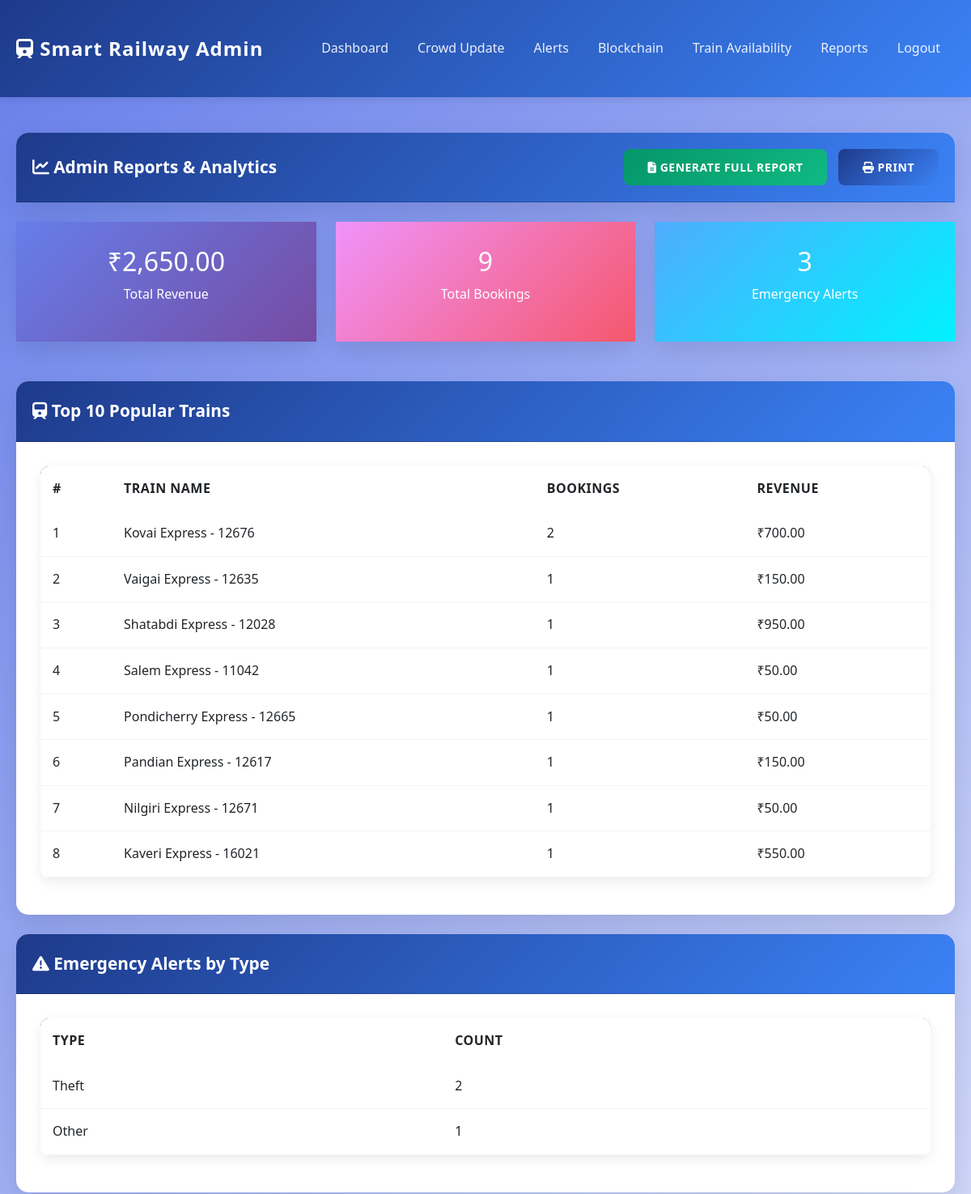
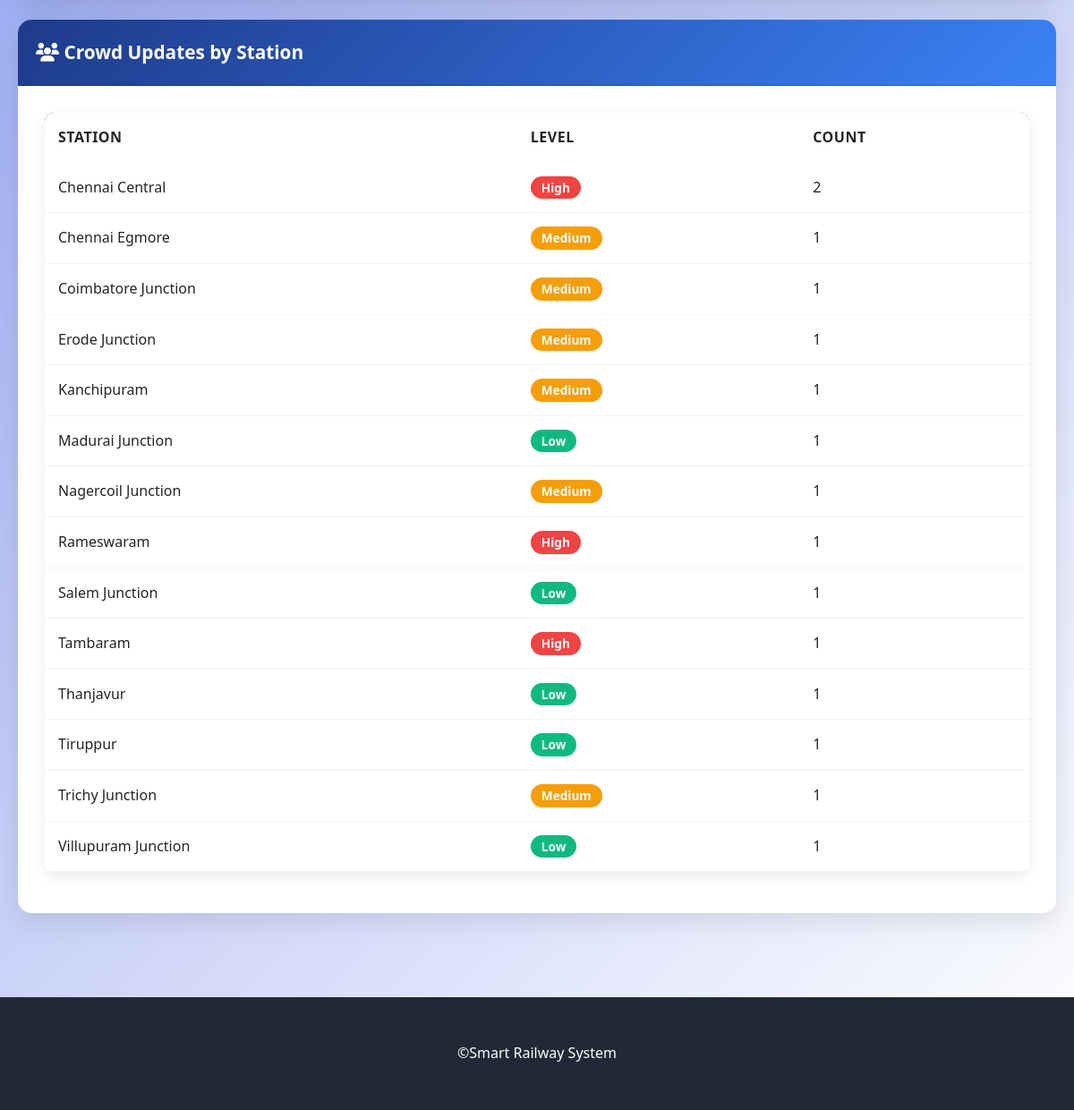
The app's page /admin/reports (signed in) with its own data (2 pictures, top to bottom).
### tables this page shows
CREATE TABLE ticket_bookings
                     (id INTEGER PRIMARY KEY AUTOINCREMENT,
                      passenger_name TEXT NOT NULL,
                      age INTEGER,
                      gender TEXT,
                      phone TEXT NOT NULL,
                      email TEXT,
                      from_station TEXT NOT NULL,
                      to_station TEXT NOT NULL,
                      journey_date TEXT NOT NULL,
                      train_name TEXT,
                      ticket_price REAL,
                      booking_time TIMESTAMP DEFAULT CURRENT_TIMESTAMP,
                      pnr_number TEXT UNIQUE,
                      blockchain_hash TEXT);

### app.py (the view)
@app.route('/admin/reports')
def admin_reports():
    if not session.get('admin_logged_in'):
        return redirect(url_for('admin_login'))
    conn = get_db()
    today = datetime.now()
    last_month = today - timedelta(days=30)
    crowd_by_station = conn.execute('''
        SELECT station_name, crowd_level, COUNT(*) as count
        FROM crowd_updates
        WHERE update_time >= ?
        GROUP BY station_name, crowd_level
        ORDER BY count DESC
    ''', (last_month,)).fetchall()
    emergency_by_type = conn.execute('''
        SELECT emergency_type, COUNT(*) as count
        FROM emergency_alerts
        WHERE alert_time >= ?
        GROUP BY emergency_type
        ORDER BY count DESC
    ''', (last_month,)).fetchall()
    bookings_by_date = conn.execute('''
        SELECT DATE(booking_time) as date, COUNT(*) as count, SUM(ticket_price) as revenue
        FROM ticket_bookings
        WHERE booking_time >= ?
        GROUP BY DATE(booking_time)
        ORDER BY date DESC
    ''', (last_month,)).fetchall()
    popular_trains = conn.execute('''
        SELECT train_name, COUNT(*) as bookings, SUM(ticket_price) as revenue
        FROM ticket_bookings
        WHERE booking_time >= ?
        GROUP BY train_name
        ORDER BY bookings DESC
        LIMIT 10
    ''', (last_month,)).fetchall()
    women_alerts_stats = conn.execute('''
        SELECT status, COUNT(*) as count
        FROM women_safety_alerts
        WHERE alert_time >= ?
        GROUP BY status
    ''', (last_month,)).fetchall()
    total_revenue = conn.execute('''
        SELECT SUM(ticket_price) as total
        FROM ticket_bookings
        WHERE booking_time >= ?
    ''', (last_month,)).fetchone()['total'] or 0
    total_bookings = conn.execute('''
        SELECT COUNT(*) as count
        FROM ticket_bookings
        WHERE booking_time >= ?
    ''', (last_month,)).fetchone()['count']
    total_alerts = conn.execute('''
        SELECT COUNT(*) as count
        FROM emergency_alerts
        WHERE alert_time >= ?
    ''', (last_month,)).fetchone()['count']
    conn.close()
    return render_template('admin_reports.html',
                         crowd_by_station=crowd_by_station,
                         emergency_by_type=emergency_by_type,
                         bookings_by_date=bookings_by_date,
                         popular_trains=popular_trains,
                         women_alerts_stats=women_alerts_stats,
                         total_revenue=total_revenue,
                         total_bookings=total_bookings,
                         total_alerts=total_alerts,
                         last_month=last_month.strftime('%Y-%m-%d'),
                         today=today.strftime('%Y-%m-%d'))

### app.py (called while the page is built)
def get_db():
    conn = sqlite3.connect('railway.db')
    conn.row_factory = sqlite3.Row
    return conn

### templates/admin_reports.html (shortened to what this page needs)
<!DOCTYPE html>
<html lang="en">
<head>
    <link href="https://cdn.jsdelivr.net/npm/bootstrap@5.3.0/dist/css/bootstrap.min.css" rel="stylesheet">
    <link rel="stylesheet" href="https://cdnjs.cloudflare.com/ajax/libs/font-awesome/6.4.0/css/all.min.css">
    <link rel="stylesheet" href="{{ url_for('static', filename='css/style.css') }}">
</head>
<body>
    <nav class="navbar navbar-expand-lg navbar-dark">
        <div class="container">
            <a class="navbar-brand" href="/admin/dashboard">
                <i class="fas fa-train"></i> Smart Railway Admin
            </a>
            <div class="collapse navbar-collapse" id="navbarNav">
                <ul class="navbar-nav ms-auto">
                    <li class="nav-item"><a class="nav-link" href="/admin/dashboard">Dashboard</a></li>
                    <li class="nav-item"><a class="nav-link" href="/admin/crowd-update">Crowd Update</a></li>
                    <li class="nav-item"><a class="nav-link" href="/admin/alerts">Alerts</a></li>
                    <li class="nav-item"><a class="nav-link" href="/admin/blockchain">Blockchain</a></li>
                    <li class="nav-item"><a class="nav-link" href="/admin/train-availability">Train Availability</a></li>
                    <li class="nav-item"><a class="nav-link active" href="/admin/reports">Reports</a></li>
                    <li class="nav-item"><a class="nav-link" href="/admin/logout">Logout</a></li>
                </ul>
            </div>
        </div>
    </nav>
    <div class="container mt-4">
        <div class="card mb-4">
            <div class="card-header d-flex justify-content-between align-items-center">
                <div><i class="fas fa-chart-line"></i> Admin Reports & Analytics</div>
                <div>
                    <a href="/admin/generate-report" class="btn btn-success btn-sm me-2">
                        <i class="fas fa-file-alt"></i> Generate Full Report
                    </a>
                    <button onclick="window.print()" class="btn btn-primary btn-sm">
                        <i class="fas fa-print"></i> Print
                    </button>
                </div>
            </div>
        </div>
        <div class="row mb-4">
            <div class="col-md-4">
                <div class="card text-center">
                    <div class="card-body" style="background: linear-gradient(135deg, #667eea, #764ba2); color: white;">
                        <h2>₹{{ "{:,.2f}".format(total_revenue) }}</h2>
                        <p>Total Revenue</p>
                    </div>
                </div>
            </div>
            <div class="col-md-4">
                <div class="card text-center">
                    <div class="card-body" style="background: linear-gradient(135deg, #f093fb, #f5576c); color: white;">
                        <h2>{{ total_bookings }}</h2>
                        <p>Total Bookings</p>
                    </div>
                </div>
            </div>
            <div class="col-md-4">
                <div class="card text-center">
                    <div class="card-body" style="background: linear-gradient(135deg, #4facfe, #00f2fe); color: white;">
                        <h2>{{ total_alerts }}</h2>
                        <p>Emergency Alerts</p>
                    </div>
                </div>
            </div>
        </div>
        <div class="card mb-4">
            <div class="card-header"><i class="fas fa-train"></i> Top 10 Popular Trains</div>
            <div class="card-body">
                <table class="table table-hover">
                    <thead>
                        <tr>
                            <th>#</th>
                            <th>Train Name</th>
                            <th>Bookings</th>
                            <th>Revenue</th>
                        </tr>
                    </thead>
                    <tbody>
                        {% for train in popular_trains %}
                        <tr>
                            <td>{{ loop.index }}</td>
                            <td>{{ train.train_name }}</td>
                            <td>{{ train.bookings }}</td>
                            <td>₹{{ "{:,.2f}".format(train.revenue) }}</td>
                        </tr>
                        {% endfor %}
                    </tbody>
                </table>
            </div>
        </div>
        <div class="card mb-4">
            <div class="card-header"><i class="fas fa-exclamation-triangle"></i> Emergency Alerts by Type</div>
            <div class="card-body">
                <table class="table">
                    <thead>
                        <tr>
                            <th>Type</th>
                            <th>Count</th>
                        </tr>
                    </thead>
                    <tbody>
                        {% for alert in emergency_by_type %}
                        <tr>
                            <td>{{ alert.emergency_type }}</td>
                            <td>{{ alert.count }}</td>
                        </tr>
                        {% endfor %}
                    </tbody>
                </table>
            </div>
        </div>
        <div class="card mb-4">
            <div class="card-header"><i class="fas fa-users"></i> Crowd Updates by Station</div>
            <div class="card-body">
                <table class="table">
                    <thead>
                        <tr>
                            <th>Station</th>
                            <th>Level</th>
                            <th>Count</th>
                        </tr>
                    </thead>
                    <tbody>
                        {% for crowd in crowd_by_station %}
                        <tr>
                            <td>{{ crowd.station_name }}</td>
                            <td>
                                {% if crowd.crowd_level == 'Low' %}
                                <span class="badge badge-success">Low</span>
                                {% elif crowd.crowd_level == 'Medium' %}
                                <span class="badge badge-warning">Medium</span>
                                {% else %}
                                <span class="badge badge-danger">High</span>
                                {% endif %}
                            </td>
                            <td>{{ crowd.count }}</td>
                        </tr>
                        {% endfor %}
                    </tbody>
                </table>
            </div>
        </div>
    </div>
    <footer>
        <div class="container">
            <p>&copy;Smart Railway System</p>
        </div>
    </footer>
</body>
</html>

### static/css/style.css (style rules this page uses)
* { margin: 0; padding: 0; box-sizing: border-box; }
:root { --primary-color: #1e3a8a; --secondary-color: #3b82f6; --success-color: #10b981; --danger-color: #ef4444; --warning-color: #f59e0b; --dark-color: #1f2937; --light-color: #f3f4f6; --white-color: #ffffff; }
body { font-family: 'Segoe UI', Tahoma, Geneva, Verdana, sans-serif; line-height: 1.6; color: #333; background: linear-gradient(135deg, #667eea 0%, #ffffff 100%); min-height: 100vh; }
.navbar { background: linear-gradient(135deg, var(--primary-color), var(--secondary-color)) !important; box-shadow: 0 2px 10px rgba(0,0,0,0.1); padding: 1rem 0; }
.navbar-brand { font-size: 1.5rem; font-weight: bold; color: white !important; letter-spacing: 1px; }
.navbar-nav .nav-link { color: rgba(255,255,255,0.9) !important; margin: 0 10px; transition: all 0.3s ease; font-weight: 500; }
.container { max-width: 1200px; margin: 0 auto; padding: 20px; }
.card { border: none; border-radius: 15px; box-shadow: 0 10px 30px rgba(0,0,0,0.1); margin-bottom: 25px; transition: transform 0.3s ease, box-shadow 0.3s ease; background: white; }
.card-header { background: linear-gradient(135deg, var(--primary-color), var(--secondary-color)); color: white; border-radius: 15px 15px 0 0 !important; padding: 20px; font-size: 1.3rem; font-weight: 600; }
.card-body { padding: 30px; }
.btn { padding: 12px 30px; border-radius: 8px; font-weight: 600; text-transform: uppercase; letter-spacing: 0.5px; transition: all 0.3s ease; border: none; }
.btn-primary { background: linear-gradient(135deg, var(--primary-color), var(--secondary-color)); color: white; }
.btn-success { background: linear-gradient(135deg, #059669, var(--success-color)); color: white; }
.table { background: white; border-radius: 10px; overflow: hidden; box-shadow: 0 5px 15px rgba(0,0,0,0.08); }
.table thead { background: linear-gradient(135deg, var(--primary-color), var(--secondary-color)); color: white; }
.table thead th { padding: 15px; font-weight: 600; text-transform: uppercase; letter-spacing: 0.5px; border: none; }
.table tbody td { padding: 15px; vertical-align: middle; border-bottom: 1px solid #f3f4f6; }
.badge { padding: 6px 12px; border-radius: 20px; font-weight: 600; font-size: 0.85rem; }
.badge-success { background: var(--success-color); }
.badge-danger { background: var(--danger-color); }
.badge-warning { background: var(--warning-color); }
footer { background: var(--dark-color); color: white; text-align: center; padding: 30px 0; margin-top: 50px; }
footer p { margin: 0; }
html { scroll-behavior: smooth; }
.card { animation: fadeIn 0.5s ease-in-out; }

### records on screen
ticket_bookings: train_name "Vaigai Express - 12635", bookings "1", revenue "150.00"
ticket_bookings: train_name "Shatabdi Express - 12028", bookings "1", revenue "950.00"
ticket_bookings: train_name "Pondicherry Express - 12665", bookings "1", revenue "50.00"
ticket_bookings: train_name "Pandian Express - 12617", bookings "1", revenue "150.00"
ticket_bookings: train_name "Nilgiri Express - 12671", bookings "1", revenue "50.00"
ticket_bookings: train_name "Kaveri Express - 16021", bookings "1", revenue "550.00"

### other values on screen
{{ "{:,.2f}".format(total_revenue) }} "2,650.00"
{{ total_bookings }} "9"
{{ total_alerts }} "3"
{{ train.train_name }} "Kovai Express - 12676" "Salem Express - 11042"
{{ train.bookings }} "2" "1"
{{ "{:,.2f}".format(train.revenue) }} "700.00" "50.00"
{{ alert.emergency_type }} "Theft" "Other"
{{ alert.count }} "2" "1"
{{ crowd.station_name }} "Chennai Central" "Chennai Egmore" "Coimbatore Junction" "Erode Junction" "Kanchipuram" "Madurai Junction" "Nagercoil Junction" "Rameswaram" "Salem Junction" "Tambaram" "Thanjavur" "Tiruppur" "Trichy Junction" "Villupuram Junction"
{{ crowd.count }} "2" "1" "1" "1" "1" "1" "1" "1" "1" "1" "1" "1" "1" "1"
